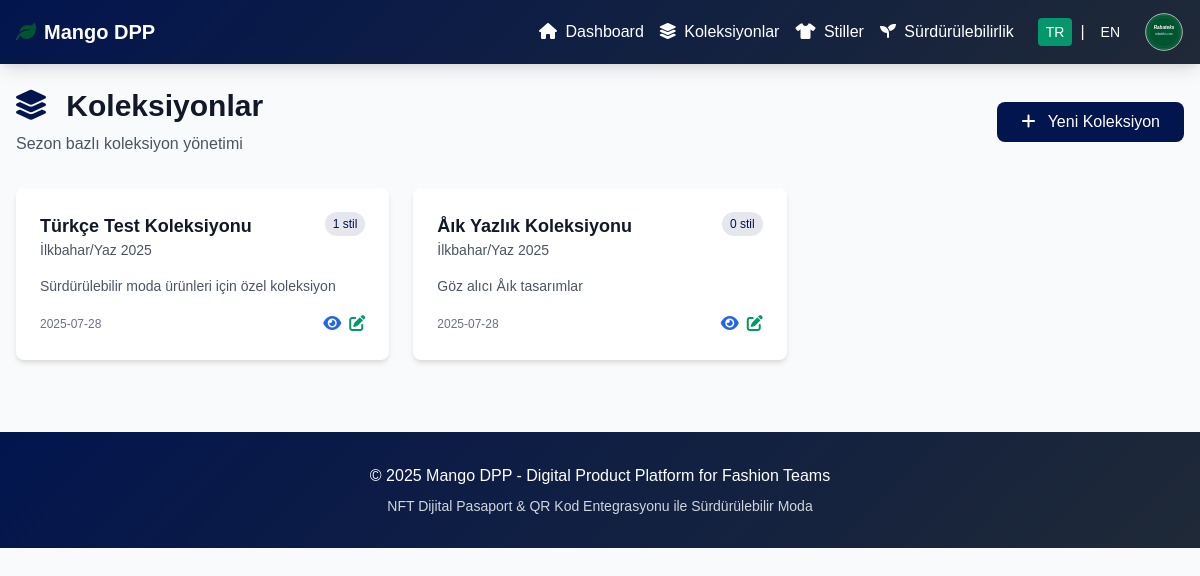
The page /collections on the database its author committed.
### models.py (models this page shows)
class Collection(Base):
    __tablename__ = "collections"
    id = Column(String, primary_key=True)
    name = Column(String, nullable=False)
    season = Column(String, nullable=False)
    year = Column(Integer, nullable=False)
    description = Column(Text)
    created_at = Column(DateTime, default=datetime.utcnow)
    styles = relationship("Style", back_populates="collection")

### main.py (the view)
@app.get("/collections")
async def collections_page(request: Request, db: Session = Depends(get_db)):
    lang = get_language(request)
    collections = mango_dpp.get_collections(db)
    response = templates.TemplateResponse("collections.html", {
        "request": request,
        "collections": collections,
        "lang": lang,
        "t": get_all_texts(lang)
    })
    response.headers["Content-Type"] = "text/html; charset=utf-8"
    return response

### templates/collections.html (shortened to what this page needs)
{% extends "base.html" %}
{% block content %}
<div class="mb-8 flex justify-between items-center">
    <div>
        <h1 class="text-3xl font-bold text-gray-900 mb-2">
            <i class="fas fa-layer-group text-navy mr-3"></i>
            {{ t.collections_title if t else "Collections" }}
        </h1>
        <p class="text-gray-600">{{ t.collections_subtitle if t else "Season-based collection management" }}</p>
    </div>
    <button onclick="showCreateModal()" class="bg-navy text-white px-6 py-2 rounded-lg btn-navy transition-colors">
        <i class="fas fa-plus mr-2"></i>
        {{ t.new_collection if t else "New Collection" }}
    </button>
</div>
<div class="grid grid-cols-1 md:grid-cols-2 lg:grid-cols-3 gap-6">
    {% for collection in collections %}
    <div class="bg-white rounded-lg shadow-md p-6 card-hover">
        <div class="flex justify-between items-start mb-4">
            <div>
                <h3 class="text-lg font-semibold text-gray-900">{{ collection.name }}</h3>
                <p class="text-sm text-gray-600">{{ collection.season }} {{ collection.year }}</p>
            </div>
            <span class="bg-navy-light text-navy text-xs px-2 py-1 rounded-full">
                {{ collection.styles|length }} stil
            </span>
        </div>
        <p class="text-gray-600 text-sm mb-4">{{ collection.description }}</p>
        <div class="flex justify-between items-center">
            <span class="text-xs text-gray-500">
                {{ collection.created_at.strftime('%Y-%m-%d') if collection.created_at else '' }}
            </span>
            <div class="flex space-x-2">
                <button class="text-blue-600 hover:text-blue-800">
                    <i class="fas fa-eye"></i>
                </button>
                <button class="text-green-600 hover:text-green-800">
                    <i class="fas fa-edit"></i>
                </button>
            </div>
        </div>
    </div>
    {% endfor %}
</div>
{% endblock %}

### templates/base.html (shortened to what this page needs)
<!DOCTYPE html>
<html lang="{{ lang }}">
<head>
    <link href="https://cdn.jsdelivr.net/npm/tailwindcss@2.2.19/dist/tailwind.min.css" rel="stylesheet">
    <link href="https://cdnjs.cloudflare.com/ajax/libs/font-awesome/6.0.0/css/all.min.css" rel="stylesheet">
</head>
<body class="bg-gray-50 min-h-screen">
    <nav class="gradient-bg shadow-lg">
        <div class="max-w-7xl mx-auto px-4">
            <div class="flex justify-between h-16">
                <div class="flex items-center">
                    <a href="/" class="text-white text-lg md:text-xl font-bold flex items-center">
                        <i class="fas fa-leaf mr-2" style="color: var(--color-primary);"></i>
                        <span class="hidden sm:inline">Mango DPP</span>
                    </a>
                </div>
                <div class="hidden lg:flex items-center space-x-6">
                    <div class="flex items-center space-x-4">
                        <a href="/" class="text-white hover:text-green-300 transition-colors">
                            <i class="fas fa-home mr-1"></i> {{ t.dashboard if t else "Dashboard" }}
                        </a>
                        <a href="/collections" class="text-white hover:text-green-300 transition-colors">
                            <i class="fas fa-layer-group mr-1"></i> {{ t.collections if t else "Collections" }}
                        </a>
                        <a href="/styles" class="text-white hover:text-green-300 transition-colors">
                            <i class="fas fa-tshirt mr-1"></i> {{ t.styles if t else "Styles" }}
                        </a>
                        <a href="/sustainability" class="text-white hover:text-green-300 transition-colors">
                            <i class="fas fa-seedling mr-1"></i> {{ t.sustainability if t else "Sustainability" }}
                        </a>
                    </div>
                    <div class="flex items-center space-x-4">
                        <div class="flex items-center space-x-2">
                            <button onclick="switchLanguage('tr')"
                                    class="text-white hover:text-green-300 transition-colors text-sm px-2 py-1 rounded {{ 'bg-green-600' if lang == 'tr' else '' }}">
                                TR
                            </button>
                            <span class="text-white">|</span>
                            <button onclick="switchLanguage('en')"
                                    class="text-white hover:text-green-300 transition-colors text-sm px-2 py-1 rounded {{ 'bg-green-600' if lang == 'en' else '' }}">
                                EN
                            </button>
                        </div>
                        <div class="flex items-center">
                            <a href="https://rabateks.com" target="_blank" class="flex items-center hover:opacity-80 transition-opacity">
                                <img src="/static/images/rabateks-logo.svg"
                                     alt="Rabateks"
                                     class="h-8 w-8 md:h-10 md:w-10">
                            </a>
                        </div>
                    </div>
                </div>
            </div>
                </div>
    </nav>
    <main class="max-w-7xl mx-auto py-6 px-4">
        {% block content %}{% endblock %}
    </main>
    <footer class="gradient-bg text-white py-8 mt-12">
        <div class="max-w-7xl mx-auto px-4 text-center">
            <p>&copy; 2025 Mango DPP - Digital Product Platform for Fashion Teams</p>
            <p class="text-sm text-gray-300 mt-2">NFT Dijital Pasaport & QR Kod Entegrasyonu ile Sürdürülebilir Moda</p>
        </div>
    </footer>
</body>
</html>

### templates/base.html (style rules this page uses)
* { font-family: Arial, sans-serif; }
:root { --color-primary: #005530; --color-secondary: #D51635; --color-navy: #02154e; --color-primary-light: rgba(0, 85, 48, 0.1); --color-secondary-light: rgba(213, 22, 53, 0.1); --color-navy-light: rgba(2, 21, 78, 0.1); }
.gradient-bg { background: linear-gradient(135deg, var(--color-navy) 0%, #1f2937 100%); }
.card-hover { transition: all 0.3s ease; }
.bg-navy { background-color: var(--color-navy) !important; }
.bg-navy-light { background-color: var(--color-navy-light) !important; }
.text-navy { color: var(--color-navy) !important; }

### rows shown on the page
Collection: name "Türkçe Test Koleksiyonu", season "İlkbahar/Yaz", year "2025", styles|length "1", description "Sürdürülebilir moda ürünleri için özel koleksiyon", created_at "2025-07-28"
Collection: name "Åık Yazlık Koleksiyonu", season "İlkbahar/Yaz", year "2025", styles|length "0", description "Göz alıcı Åık tasarımlar", created_at "2025-07-28"

### other values the page prints
{{ t.dashboard if t else "Dashboard" }} "Dashboard"
{{ t.collections if t else "Collections" }} "Koleksiyonlar"
{{ t.styles if t else "Styles" }} "Stiller"
{{ t.sustainability if t else "Sustainability" }} "Sürdürülebilirlik"
{{ t.collections_title if t else "Collections" }} "Koleksiyonlar"
{{ t.collections_subtitle if t else "Season-based collection management" }} "Sezon bazlı koleksiyon yönetimi"
{{ t.new_collection if t else "New Collection" }} "Yeni Koleksiyon"
